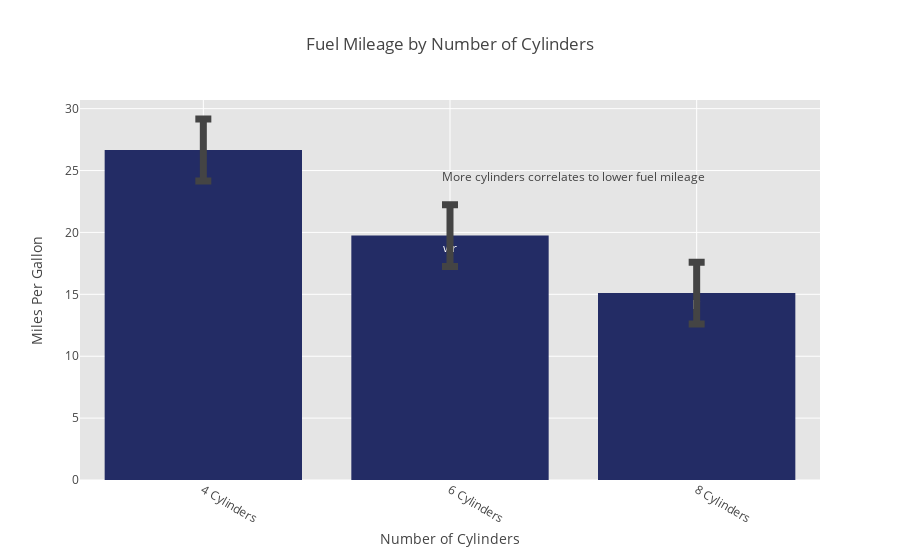

Here is the notebook cell this chart was saved with:
### Code cell
fig = sc.create_graph(**args)

### Figure 1 — Plotly figure (JSON) as saved in the notebook; plotly's stock layout.template omitted (floating-point values rounded to 4 significant figures)
{"data": [{"error_y": {"array": [2.5, 2.5, 2.5], "thickness": 7, "type": "data", "visible": true, "width": 8}, "marker": {"color": "#232C65"}, "name": "mpg", "text": ["jl", "wr", "ki"], "type": "bar", "uid": "9a834f28-9528-41cd-8d3c-32ebbd010033", "x": ["4 Cylinders", "6 Cylinders", "8 Cylinders"], "y": [26.66, 19.74, 15.1]}], "layout": {"annotations": [{"showarrow": false, "text": "More cylinders correlates to lower fuel mileage", "x": 1.5, "y": 24.5}], "hovermode": "closest", "plot_bgcolor": "rgb(229, 229, 229)", "title": "Fuel Mileage by Number of Cylinders", "xaxis": {"gridcolor": "rgb(255,255,255)", "tickangle": 30, "title": "Number of Cylinders", "zerolinecolor": "rgb(255,255,255)"}, "yaxis": {"gridcolor": "rgb(255,255,255)", "title": "Miles Per Gallon", "zerolinecolor": "rgb(255,255,255)"}}}
